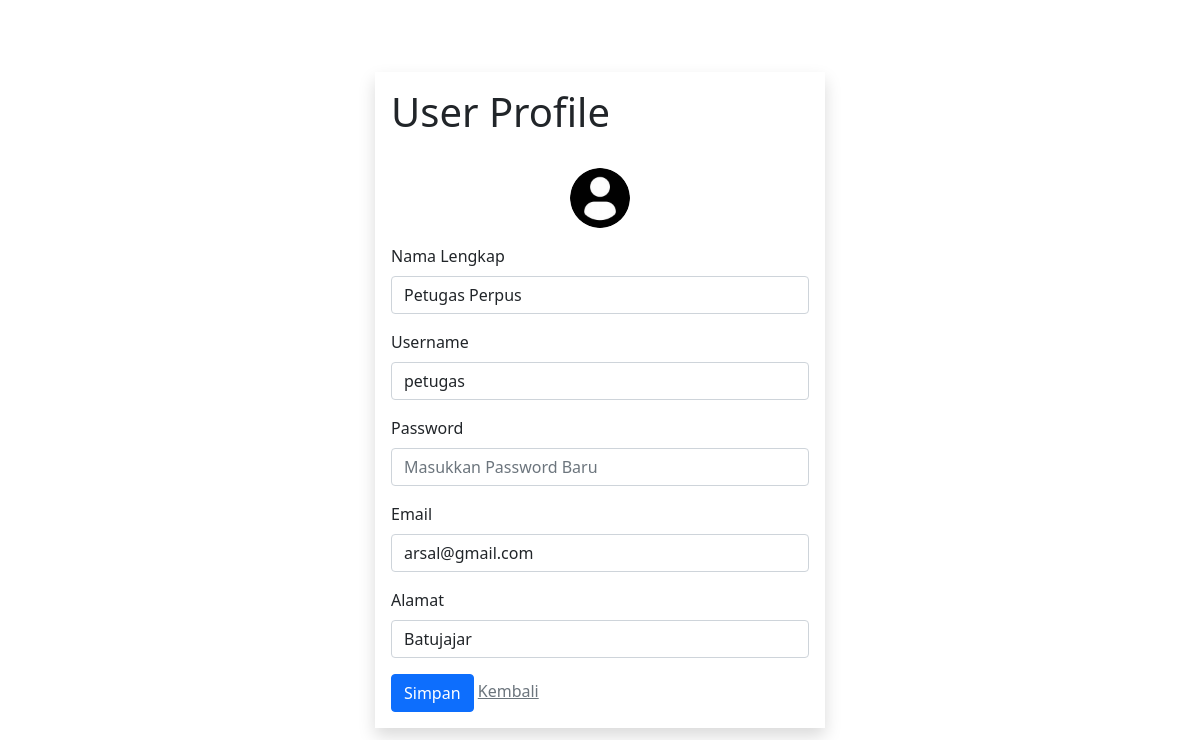
The app's page /user/profile.php (signed in), older data.
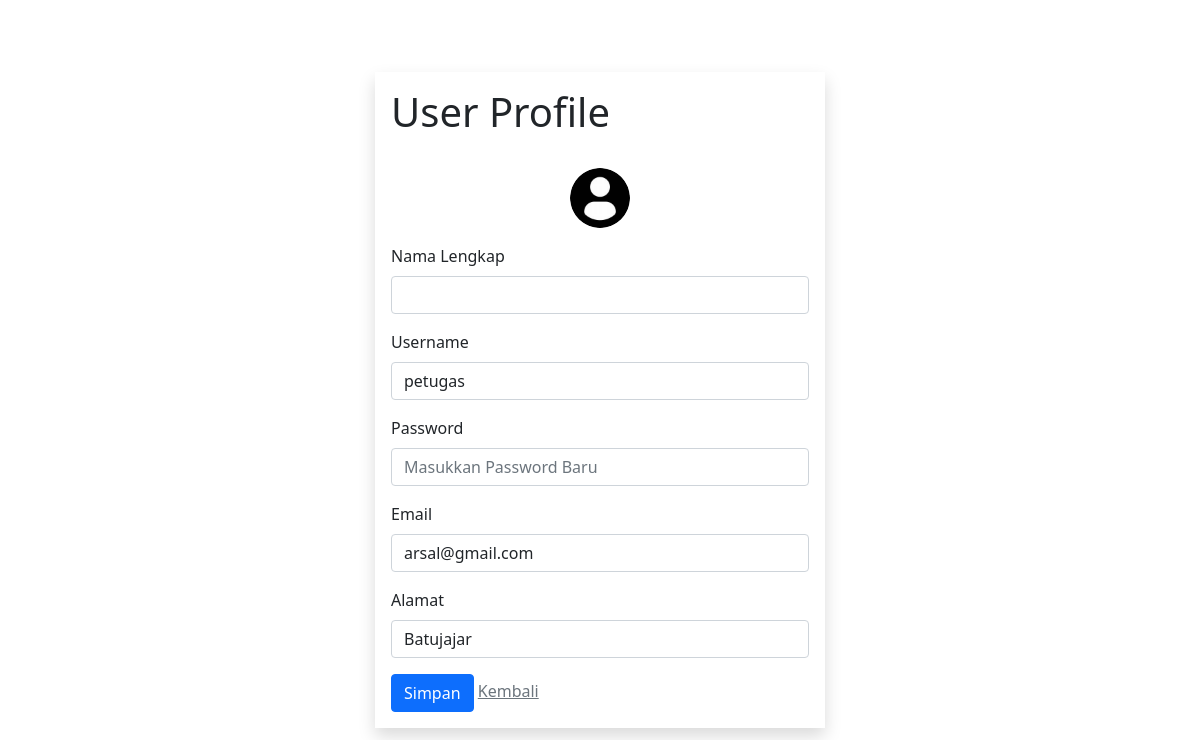
The same page, newer data.
### tables this page shows
CREATE TABLE `user` (
  `userid` int(11) NOT NULL,
  `username` varchar(225) NOT NULL,
  `password` varchar(225) NOT NULL,
  `email` varchar(225) NOT NULL,
  `namalengkap` varchar(225) NOT NULL,
  `no_hp` varchar(50) NOT NULL,
  `alamat` varchar(225) NOT NULL,
  `level` varchar(20) NOT NULL,
  `created_at` timestamp NOT NULL DEFAULT CURRENT_TIMESTAMP ON UPDATE CURRENT_TIMESTAMP
);

### user/profile.php (the view, shortened to what this page needs)
<!DOCTYPE html>
<html>
<head>
  <link href="https://cdn.jsdelivr.net/npm/bootstrap@5.1.3/dist/css/bootstrap.min.css" rel="stylesheet">
</head>
<body>
  <?php
  include '../koneksi.php';
  $userid = $_SESSION['userid'];
  $query = mysqli_query($connect, "SELECT * FROM user WHERE userid='$userid'");
  while ($profile = mysqli_fetch_array($query)) {
  ?>
    <div class="d-flex justify-content-center align-items-center vh-100">
      <form class="shadow w-450 p-3" action="profile-proses.php" method="post" enctype="multipart/form-data">
        <h4 class="display-4  fs-1">User Profile</h4><br>
        <div class="mb-3">
          <center><img src="../assets/img/profile.png" class="rounded-circle" style="width: 60px"></center>
        </div>
        <div class="mb-3">
          <label class="form-label">Nama Lengkap</label>
          <input type="text" class="form-control" name="nama" value="<?php echo $profile['namalengkap'] ?>">
        </div>
        <div class="mb-3">
          <label class="form-label">Username</label>
          <input type="text" class="form-control" name="username" value="<?php echo $profile['username'] ?>">
        </div>
        <div class="mb-3">
          <label class="form-label">Password</label>
          <input type="password" class="form-control" name="password" placeholder="Masukkan Password Baru">
        </div>
        <div class="mb-3">
          <label class="form-label">Email</label>
          <input type="email" class="form-control" name="email" value="<?php echo $profile['email'] ?>">
        </div>
        <div class="mb-3">
          <label class="form-label">Alamat</label>
          <input type="text" class="form-control" name="alamat" value="<?php echo $profile['alamat'] ?>">
        </div>
        <button type="submit" class="btn btn-primary">Simpan</button>
        <a href="index.php" class="link-secondary">Kembali</a>
      </form>
    <?php
  }
    ?>
    </div>
</body>
</html>

Row changes from the older to the newer data that the page shows:
changed user "petugas": nama "Petugas Perpus" → (not shown)
